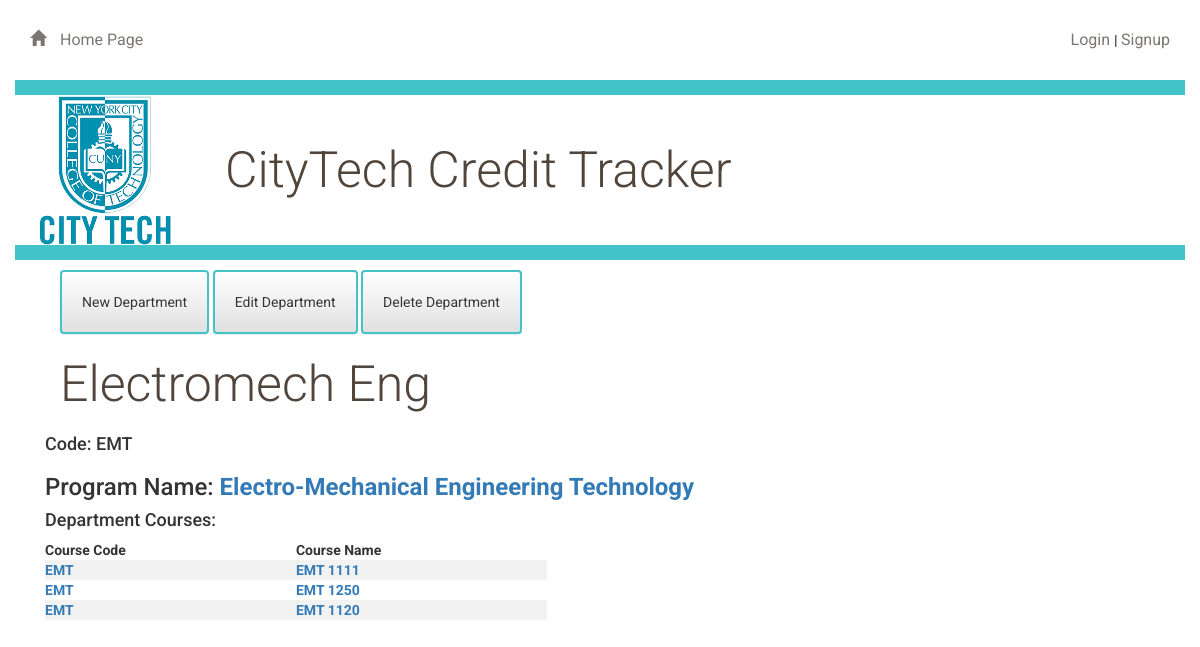
Page /depts/2 on the committed database.
### app/models.py (models this page shows, shortened)
class Departments(UserMixin, db.Model):
    id = db.Column(db.Integer, primary_key=True)
    code = db.Column(db.String(8), nullable=False)
    name = db.Column(db.String(50), nullable=False)
    progs = db.relationship('Programs', backref='dept')
    course_depts = db.relationship('Courses', backref='dept')
    school_id = db.Column(db.Integer, db.ForeignKey('schools.id'))

class Programs(db.Model):
    id = db.Column(db.Integer, primary_key=True)
    name = db.Column(db.String(50), nullable=False)
    major_short = db.Column(db.String(8), nullable=False)
    degree_id = db.Column(db.Integer, db.ForeignKey('degree.id'))
    dept_id = db.Column(db.Integer, db.ForeignKey('departments.id'))
    WI_inmajor = db.Column(db.Boolean)
    WI_ingened = db.Column(db.Boolean)

class Courses(db.Model):
    id = db.Column(db.Integer, primary_key=True)
    parent_id = db.Column(db.Integer, db.ForeignKey('courses.id'))
    name = db.Column(db.String(50), nullable=False)
    code = db.Column(db.String(8), nullable=False)
    credits = db.Column(db.Integer, nullable=False)
    dept_id = db.Column(db.Integer, db.ForeignKey('departments.id'))
    progs_id = db.Column(db.Integer, db.ForeignKey('programs.id'))
    prereqs = db.relationship(
        'Courses', secondary=prereq,
        primaryjoin=(prereq.c.course_id == id),
        secondaryjoin=(prereq.c.prereq_id == id),
        backref=db.backref('prereq', lazy='dynamic'), lazy='dynamic')
    coreqs = db.relationship(
        'Courses', secondary=coreq,
        primaryjoin=(coreq.c.course_id == id),
        secondaryjoin=(coreq.c.coreq_id == id),
        backref=db.backref('coreq', lazy='dynamic'), lazy='dynamic')

### app/routes.py (the view)
@app.route('/depts/<int:dept_id>')
def deptDetail(dept_id):
    department = Departments.query.filter_by(id=dept_id).one()
    print(department.progs)
    return render_template('departments_detail.html', dept = department)

### app/templates/departments_detail.html (shortened to what this page needs)
{% extends "base.html" %}
{% block content %}
{% include "header.html" %}
<div class="container padding-top">
	<div class="col-md-12 crud_buttons">
		<a class="button-detail-dash" href="{{ url_for('createDeptForm') }}" >
			<button class="btn btn-default button-detail-dash">
				  New Department
			</button>
		</a>
		<a class="button-detail-dash" href="{{ url_for('editDeptForm', dept_id = dept.id) }}" >
			<button class="btn btn-default button-detail-dash">
				  Edit Department
			</button>
		</a>
		<a class="button-detail-dash" href="{{ url_for('deleteDeptForm', dept_id = dept.id) }}" >
			<button class="btn btn-default button-detail-dash">
				  Delete Department
			</button>
		</a>
	</div>
	<div class="col-md-12 detail_title"><h1>{{dept.name}}</h1></div>
</div>
<div class="col-md-12">
			<h4>Code: {{dept.code}}</h4>
			<h3>Program Name:
					{% for p in dept.progs %}
		 				<a href="{{ url_for('programDetail', prog_id = p.id) }}"> {{p.name}} </a>
					{% endfor %}
				</h3>
			<h4>Department Courses:</h4>
			<table>
				<tr>
					<th class="table-headings">	Course Code		</th>
					<th class="table-headings">	Course Name		</th>
				</tr>
				{% for c in dept.course_depts %}
					<tr>
							<td> <a href="{{ url_for('courseDetail', course_id = c.id) }}"> {{c.code}} </a>	</td>
						  <td> <a href="{{ url_for('courseDetail', course_id = c.id) }}"> {{c.name}} </a> 	</td>
					</tr>
				{% endfor %}
			</table>
	</div>
{% endblock %}

### app/static/styles.css (style rules this page uses)
* { font-family: "Helvetica Neue Bold", Roboto, Helvetica, Arial, sans-serif; font-weight: 700; }
h1 { font-family: "Helvetica Neue Light", Roboto, Helvetica, Arial, sans-serif; font-size: 50px; color: #51453B; line-height: 60px; font-weight: 300; }
.padding-top { padding-top: 10px; }
.table-headings { width: 17%; }
tr:nth-child(even) { background-color: #f2f2f2; }
.btn { padding: 20px; margin: 0; border-color: #42C3C9; border-width: 2px; }
.detail_title { float: left; }
.button-detail-dash { display: inline-block; }

### rows in the picture
Departments: name "Electromech Eng", code "EMT"
Programs: name "Electro-Mechanical Engineering Technology"
Courses: code "EMT", name "EMT 1111"
Courses: code "EMT", name "EMT 1250"
Courses: code "EMT", name "EMT 1120"
